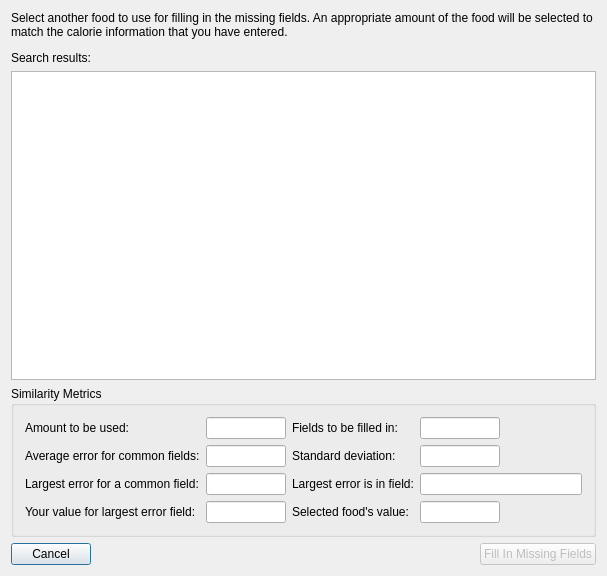
<?xml version="1.0" encoding="UTF-8"?>
<ui version="4.0">
 <class>FillInUI</class>
 <widget class="QDialog" name="FillInUI">
  <property name="geometry">
   <rect>
    <x>0</x>
    <y>0</y>
    <width>607</width>
    <height>576</height>
   </rect>
  </property>
  <property name="windowTitle">
   <string>FillIn</string>
  </property>
  <layout class="QVBoxLayout" name="verticalLayout">
   <item>
    <widget class="QLabel" name="lblInstructions">
     <property name="text">
      <string>Select another food to use for filling in the missing fields. An appropriate amount of the food will be selected to match the calorie information that you have entered.</string>
     </property>
     <property name="wordWrap">
      <bool>true</bool>
     </property>
    </widget>
   </item>
   <item>
    <widget class="FoodSearchControl" name="fscSearch" native="true"/>
   </item>
   <item>
    <widget class="QLabel" name="label_7">
     <property name="text">
      <string>Search results:</string>
     </property>
    </widget>
   </item>
   <item>
    <widget class="QListWidget" name="lstResults"/>
   </item>
   <item>
    <widget class="QGroupBox" name="groupBox">
     <property name="sizePolicy">
      <sizepolicy hsizetype="Preferred" vsizetype="Preferred">
       <horstretch>0</horstretch>
       <verstretch>0</verstretch>
      </sizepolicy>
     </property>
     <property name="title">
      <string>Similarity Metrics</string>
     </property>
     <layout class="QGridLayout" name="gridLayout">
      <item row="0" column="0">
       <widget class="QLabel" name="lblAmount">
        <property name="text">
         <string>Amount to be used:</string>
        </property>
       </widget>
      </item>
      <item row="0" column="1">
       <widget class="QLineEdit" name="txtAmount">
        <property name="maximumSize">
         <size>
          <width>80</width>
          <height>16777215</height>
         </size>
        </property>
        <property name="alignment">
         <set>Qt::AlignRight|Qt::AlignTrailing|Qt::AlignVCenter</set>
        </property>
        <property name="readOnly">
         <bool>true</bool>
        </property>
       </widget>
      </item>
      <item row="1" column="0">
       <widget class="QLabel" name="lblAverageError">
        <property name="text">
         <string>Average error for common fields:</string>
        </property>
       </widget>
      </item>
      <item row="1" column="1">
       <widget class="QLineEdit" name="txtAverageError">
        <property name="maximumSize">
         <size>
          <width>80</width>
          <height>16777215</height>
         </size>
        </property>
        <property name="alignment">
         <set>Qt::AlignRight|Qt::AlignTrailing|Qt::AlignVCenter</set>
        </property>
        <property name="readOnly">
         <bool>true</bool>
        </property>
       </widget>
      </item>
      <item row="0" column="2">
       <widget class="QLabel" name="label">
        <property name="text">
         <string>Fields to be filled in:</string>
        </property>
       </widget>
      </item>
      <item row="0" column="3">
       <widget class="QLineEdit" name="txtNumFields">
        <property name="maximumSize">
         <size>
          <width>80</width>
          <height>16777215</height>
         </size>
        </property>
        <property name="alignment">
         <set>Qt::AlignRight|Qt::AlignTrailing|Qt::AlignVCenter</set>
        </property>
        <property name="readOnly">
         <bool>true</bool>
        </property>
       </widget>
      </item>
      <item row="1" column="2">
       <widget class="QLabel" name="label_2">
        <property name="text">
         <string>Standard deviation:</string>
        </property>
       </widget>
      </item>
      <item row="1" column="3">
       <widget class="QLineEdit" name="txtStdDev">
        <property name="maximumSize">
         <size>
          <width>80</width>
          <height>16777215</height>
         </size>
        </property>
        <property name="alignment">
         <set>Qt::AlignRight|Qt::AlignTrailing|Qt::AlignVCenter</set>
        </property>
        <property name="readOnly">
         <bool>true</bool>
        </property>
       </widget>
      </item>
      <item row="2" column="0">
       <widget class="QLabel" name="label_3">
        <property name="text">
         <string>Largest error for a common field:</string>
        </property>
       </widget>
      </item>
      <item row="2" column="1">
       <widget class="QLineEdit" name="txtLargestError">
        <property name="maximumSize">
         <size>
          <width>80</width>
          <height>16777215</height>
         </size>
        </property>
        <property name="alignment">
         <set>Qt::AlignRight|Qt::AlignTrailing|Qt::AlignVCenter</set>
        </property>
        <property name="readOnly">
         <bool>true</bool>
        </property>
       </widget>
      </item>
      <item row="2" column="2">
       <widget class="QLabel" name="label_4">
        <property name="text">
         <string>Largest error is in field:</string>
        </property>
       </widget>
      </item>
      <item row="2" column="3">
       <widget class="QLineEdit" name="txtLargestErrorField">
        <property name="readOnly">
         <bool>true</bool>
        </property>
       </widget>
      </item>
      <item row="3" column="0">
       <widget class="QLabel" name="label_5">
        <property name="text">
         <string>Your value for largest error field:</string>
        </property>
       </widget>
      </item>
      <item row="3" column="2">
       <widget class="QLabel" name="label_6">
        <property name="text">
         <string>Selected food's value:</string>
        </property>
       </widget>
      </item>
      <item row="3" column="1">
       <widget class="QLineEdit" name="txtLargestErrorYourVal">
        <property name="maximumSize">
         <size>
          <width>80</width>
          <height>16777215</height>
         </size>
        </property>
        <property name="alignment">
         <set>Qt::AlignRight|Qt::AlignTrailing|Qt::AlignVCenter</set>
        </property>
        <property name="readOnly">
         <bool>true</bool>
        </property>
       </widget>
      </item>
      <item row="3" column="3">
       <widget class="QLineEdit" name="txtLargestErrorSelectedVal">
        <property name="maximumSize">
         <size>
          <width>80</width>
          <height>16777215</height>
         </size>
        </property>
        <property name="alignment">
         <set>Qt::AlignRight|Qt::AlignTrailing|Qt::AlignVCenter</set>
        </property>
        <property name="readOnly">
         <bool>true</bool>
        </property>
       </widget>
      </item>
     </layout>
    </widget>
   </item>
   <item>
    <layout class="QHBoxLayout" name="horizontalLayout_2">
     <item>
      <widget class="QPushButton" name="btnCancel">
       <property name="text">
        <string>Cancel</string>
       </property>
      </widget>
     </item>
     <item>
      <spacer name="horizontalSpacer_2">
       <property name="orientation">
        <enum>Qt::Horizontal</enum>
       </property>
       <property name="sizeHint" stdset="0">
        <size>
         <width>40</width>
         <height>20</height>
        </size>
       </property>
      </spacer>
     </item>
     <item>
      <widget class="QPushButton" name="btnFillIn">
       <property name="enabled">
        <bool>false</bool>
       </property>
       <property name="text">
        <string>Fill In Missing Fields</string>
       </property>
      </widget>
     </item>
    </layout>
   </item>
  </layout>
 </widget>
 <layoutdefault spacing="6" margin="11"/>
 <customwidgets>
  <customwidget>
   <class>FoodSearchControl</class>
   <extends>QWidget</extends>
   <header>food_search_control.h</header>
   <container>1</container>
  </customwidget>
 </customwidgets>
 <resources/>
 <connections/>
</ui>
